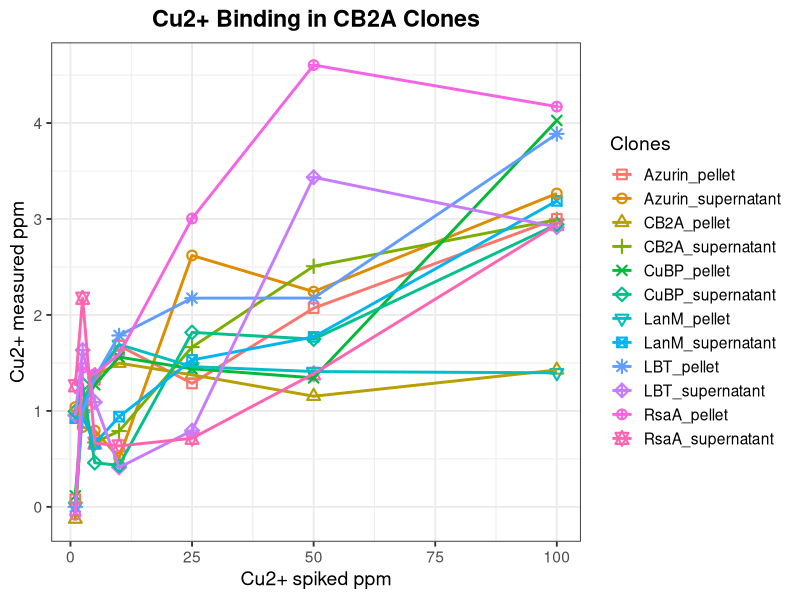

Write the R code that produced this figure.
library(tidyverse)

# Read raw CSV exactly as laid out
df_raw <- read.csv("Cu_1_100ppm_06Dec2025.csv",
                   header = FALSE, stringsAsFactors = FALSE)

# ---------------------------------------------------
# Extract axis labels
# ---------------------------------------------------
x_axis_title <- df_raw[2, 1]     # A2
y_axis_title <- df_raw[1, 2]     # B1

# ---------------------------------------------------
# Extract X values (A3:A9)
# ---------------------------------------------------
x_vals <- as.numeric(df_raw[3:9, 1])

# ---------------------------------------------------
# Extract Y values (B3:M9)
# Column names for B–M come from row 2
# ---------------------------------------------------
y_vals <- df_raw[3:9, 2:13]
colnames(y_vals) <- df_raw[2, 2:13]

# Build tidy data frame
df_long <- cbind(x_vals, y_vals) %>%
  pivot_longer(cols = -x_vals,
               names_to = "Clones",
               values_to = "Cu_measured_ppm") %>%
  mutate(
    Cu_measured_ppm = as.numeric(Cu_measured_ppm),
    Clones = factor(Clones)
  )

# ---------------------------------------------------
# Plot: STRAIGHT LINES + DIFFERENT MARKERS
# ---------------------------------------------------
p3 <- ggplot(df_long, aes(x = x_vals,
                    y = Cu_measured_ppm,
                    color = Clones,
                    shape = Clones)) +
  geom_point(size = 2.5, stroke = 1.1) +
  geom_line(linewidth = 1) +
  scale_shape_manual(values = 0:25) +   # many marker types
  labs(
    title = "Cu2+ Binding in CB2A Clones",
    x = x_axis_title,
    y = y_axis_title,
    color = "Clones",
    shape = "Clones"
  ) +
  theme_bw(base_size = 14) +
  theme(
    plot.title = element_text(hjust = 0.5, face = "bold"),
    legend.position = "right"
  )

ggsave("Cu_1_100ppm_ScatteredLines.png", p3, width = 15, height = 8, dpi = 300)
